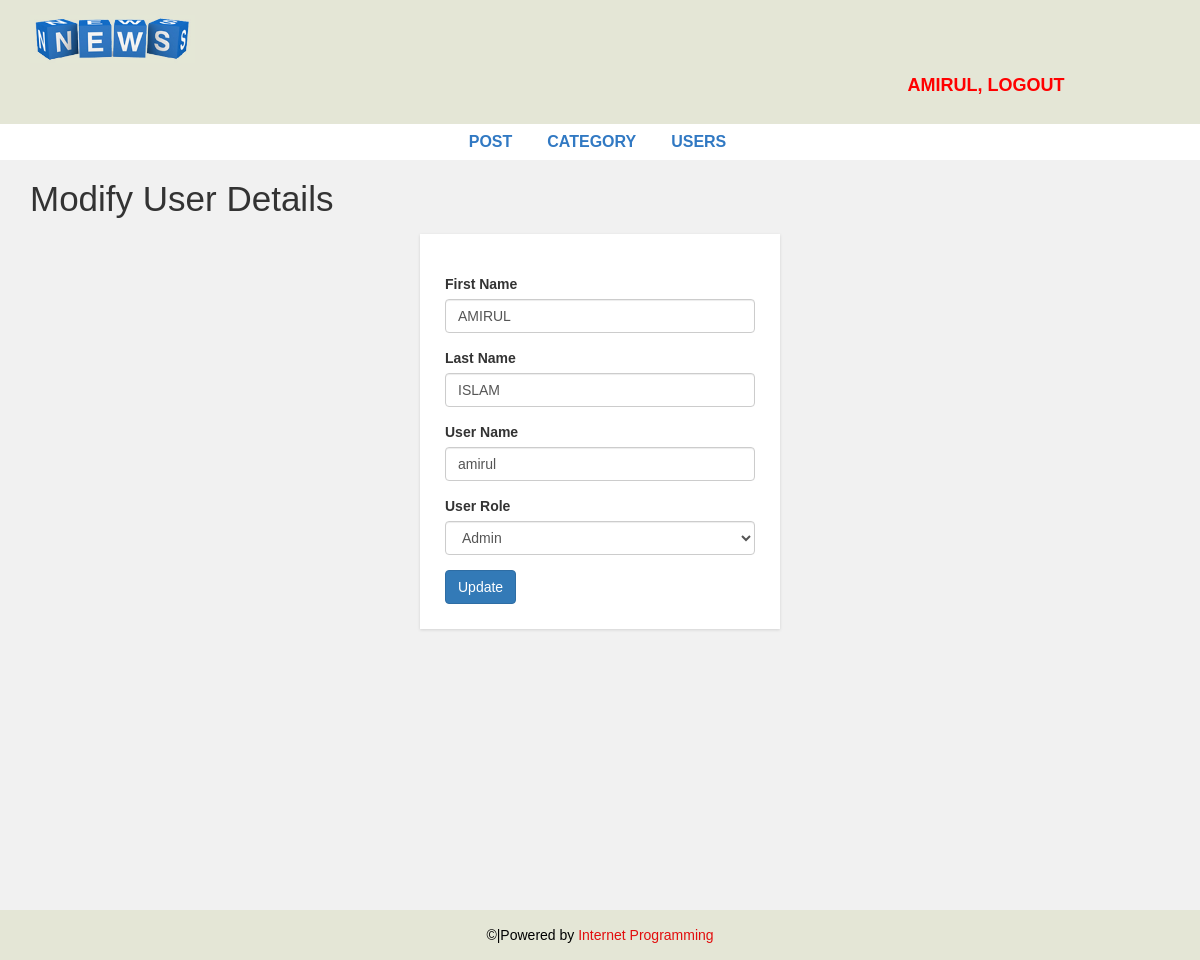
The page /admin/update-user.php?id=15 (signed in) on the database its author committed.
### tables this page shows
CREATE TABLE `user` (
  `user_id` int(11) NOT NULL,
  `first_name` varchar(30) NOT NULL,
  `last_name` varchar(30) NOT NULL,
  `username` varchar(30) NOT NULL,
  `password` varchar(40) NOT NULL,
  `role` int(11) NOT NULL
);

### admin/update-user.php (the view, shortened to what this page needs)
 <?php include "header.php";
?>
  <div id="admin-content">
      <div class="container">
          <div class="row">
              <div class="col-md-12">
                  <h1 class="admin-heading">Modify User Details</h1>
              </div>
              <div class="col-md-offset-4 col-md-4">
<?php
      $user_id = $_GET['id'];
      include "config.php";
      $query = "SELECT * FROM user WHERE user_id = {$user_id}";
      $result = mysqli_query($connection,$query) or die("Failed");
      $count = mysqli_num_rows($result);
      if($count > 0){
      while($row = mysqli_fetch_assoc($result)){
?>
                  <form  action="<?php $_SERVER['PHP_SELF'] ?>" method ="POST">
                          <div class="form-group">
                          <label>First Name</label>
                          <input type="text" name="f_name" class="form-control" value="<?php echo $row['first_name'] ?>" placeholder="" required>
                      </div>
                      <div class="form-group">
                          <label>Last Name</label>
                          <input type="text" name="l_name" class="form-control" value="<?php echo $row['last_name'] ?>" placeholder="" required>
                      </div>
                      <div class="form-group">
                          <label>User Name</label>
                          <input type="text" name="username" class="form-control" value="<?php echo $row['username'] ?>" placeholder="" required>
                      </div>
                      <div class="form-group">
                          <label>User Role</label>
                          <select class="form-control" name="role" value="<?php echo $row['role']; ?>">
                            <?php
                                  if($row['role'] == 1){
                                echo  "<option value='1' selected >Admin</option>";
                                  }else{
                                 echo  "<option value='0' selected >Moderator</option>";
                                 echo  "<option value='1'>Admin</option>";
                                  }
                            ?>
                          </select>
                      </div>
                      <input type="submit" name="submit" class="btn btn-primary" value="Update" required />
                  </form>
                    <?php
                          }
                    }
                    ?>
              </div>
          </div>
      </div>
  </div>
<?php include "footer.php"; ?>

### css/style.css (style rules this page uses)
body { background: #f1f1f1; font-family: sans-serif,arial,Helvetica; }
#admin-content { padding: 20px 0; min-height: 750px; }
#admin-content .admin-heading { font-size: 35px; margin: 0 0 15px; }
form { background: #fff; padding: 25px; box-shadow:0 1px 3px rgba(0, 0, 0, 0.13); }

### rows shown on the page
user: f_name "AMIRUL", l_name "ISLAM", username "amirul", role "Admin"

### other values the page prints
$_SESSION['username'] "AMIRUL"
